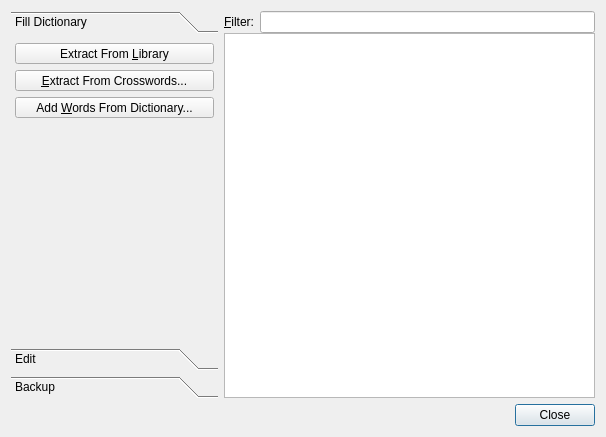
<?xml version="1.0" encoding="UTF-8"?>
<ui version="4.0">
 <class>dictionaries</class>
 <widget class="QDialog" name="dictionaries">
  <property name="geometry">
   <rect>
    <x>0</x>
    <y>0</y>
    <width>606</width>
    <height>437</height>
   </rect>
  </property>
  <property name="sizePolicy">
   <sizepolicy hsizetype="Minimum" vsizetype="Preferred">
    <horstretch>0</horstretch>
    <verstretch>0</verstretch>
   </sizepolicy>
  </property>
  <property name="windowTitle">
   <string>Dictionary</string>
  </property>
  <layout class="QVBoxLayout" name="verticalLayout_4">
   <item>
    <layout class="QHBoxLayout" name="horizontalLayout">
     <item>
      <widget class="QToolBox" name="toolBox">
       <property name="sizePolicy">
        <sizepolicy hsizetype="Maximum" vsizetype="Minimum">
         <horstretch>0</horstretch>
         <verstretch>0</verstretch>
        </sizepolicy>
       </property>
       <property name="minimumSize">
        <size>
         <width>207</width>
         <height>0</height>
        </size>
       </property>
       <property name="baseSize">
        <size>
         <width>0</width>
         <height>0</height>
        </size>
       </property>
       <property name="autoFillBackground">
        <bool>false</bool>
       </property>
       <property name="frameShape">
        <enum>QFrame::NoFrame</enum>
       </property>
       <property name="frameShadow">
        <enum>QFrame::Plain</enum>
       </property>
       <property name="currentIndex">
        <number>0</number>
       </property>
       <property name="tabSpacing">
        <number>-1</number>
       </property>
       <widget class="QWidget" name="page">
        <property name="geometry">
         <rect>
          <x>0</x>
          <y>0</y>
          <width>220</width>
          <height>294</height>
         </rect>
        </property>
        <attribute name="label">
         <string>Fill Dictionary</string>
        </attribute>
        <layout class="QVBoxLayout" name="verticalLayout">
         <property name="margin">
          <number>4</number>
         </property>
         <item>
          <widget class="QToolButton" name="extractFromLibrary">
           <property name="sizePolicy">
            <sizepolicy hsizetype="Preferred" vsizetype="Fixed">
             <horstretch>0</horstretch>
             <verstretch>0</verstretch>
            </sizepolicy>
           </property>
           <property name="toolTip">
            <string>Extracts words with associated clues from crosswords in the library</string>
           </property>
           <property name="whatsThis">
            <string>Extracts words with associated clues from crosswords in the library.
This does the same as &quot;Extract From Crosswords...&quot; with all crossword files in the library.</string>
           </property>
           <property name="text">
            <string>Extract From &amp;Library</string>
           </property>
           <property name="icon">
            <iconset>
             <normaloff>:/newPrefix/icons/hi48-app-extract-from-library.png</normaloff>:/newPrefix/icons/hi48-app-extract-from-library.png</iconset>
           </property>
           <property name="iconSize">
            <size>
             <width>32</width>
             <height>32</height>
            </size>
           </property>
           <property name="toolButtonStyle">
            <enum>Qt::ToolButtonTextUnderIcon</enum>
           </property>
           <property name="arrowType">
            <enum>Qt::NoArrow</enum>
           </property>
          </widget>
         </item>
         <item>
          <widget class="QToolButton" name="extractFromCrosswords">
           <property name="sizePolicy">
            <sizepolicy hsizetype="Preferred" vsizetype="Fixed">
             <horstretch>0</horstretch>
             <verstretch>0</verstretch>
            </sizepolicy>
           </property>
           <property name="toolTip">
            <string>Lets you choose crossword files to extracts words with associated clues from</string>
           </property>
           <property name="whatsThis">
            <string>Lets you choose crossword files to extracts words with associated clues from.
This does the same as &quot;Extract From Library&quot;, but you can select from which files words should be extracted.</string>
           </property>
           <property name="text">
            <string>&amp;Extract From Crosswords...</string>
           </property>
           <property name="icon">
            <iconset>
             <normaloff>:/newPrefix/icons/hi48-app-extract-from-crosswords.png</normaloff>:/newPrefix/icons/hi48-app-extract-from-crosswords.png</iconset>
           </property>
           <property name="iconSize">
            <size>
             <width>32</width>
             <height>32</height>
            </size>
           </property>
           <property name="toolButtonStyle">
            <enum>Qt::ToolButtonTextUnderIcon</enum>
           </property>
           <property name="arrowType">
            <enum>Qt::NoArrow</enum>
           </property>
          </widget>
         </item>
         <item>
          <widget class="QToolButton" name="addWordsFromDictionary">
           <property name="sizePolicy">
            <sizepolicy hsizetype="Preferred" vsizetype="Fixed">
             <horstretch>0</horstretch>
             <verstretch>0</verstretch>
            </sizepolicy>
           </property>
           <property name="toolTip">
            <string>Extracts words from plain text dictionary files</string>
           </property>
           <property name="whatsThis">
            <string>&lt;!DOCTYPE HTML PUBLIC &quot;-//W3C//DTD HTML 4.0//EN&quot; &quot;http://www.w3.org/TR/REC-html40/strict.dtd&quot;&gt;
&lt;html&gt;&lt;head&gt;&lt;meta name=&quot;qrichtext&quot; content=&quot;1&quot; /&gt;&lt;style type=&quot;text/css&quot;&gt;
p, li { white-space: pre-wrap; }
&lt;/style&gt;&lt;/head&gt;&lt;body style=&quot; font-family:'FreeSans'; font-size:10pt; font-weight:400; font-style:normal;&quot;&gt;
&lt;p style=&quot; margin-top:0px; margin-bottom:0px; margin-left:0px; margin-right:0px; -qt-block-indent:0; text-indent:0px;&quot;&gt;Imports words from a plain text dictionary (eg. in /usr/dict/ or /usr/share/dict/). A dictionary for crosswords is available from &lt;a href=&quot;http://www.quinapalus.com/xwfaq.html&quot;&gt;&lt;span style=&quot; text-decoration: underline; color:#0057ae;&quot;&gt;http://www.quinapalus.com/xwfaq.html&lt;/span&gt;&lt;/a&gt; (UKACD).&lt;/p&gt;
&lt;p style=&quot; margin-top:0px; margin-bottom:0px; margin-left:0px; margin-right:0px; -qt-block-indent:0; text-indent:0px;&quot;&gt;The dictionary file must be a plain text file with one word per line.&lt;/p&gt;&lt;/body&gt;&lt;/html&gt;</string>
           </property>
           <property name="text">
            <string>Add &amp;Words From Dictionary...</string>
           </property>
           <property name="iconSize">
            <size>
             <width>32</width>
             <height>32</height>
            </size>
           </property>
           <property name="toolButtonStyle">
            <enum>Qt::ToolButtonTextUnderIcon</enum>
           </property>
           <property name="arrowType">
            <enum>Qt::NoArrow</enum>
           </property>
          </widget>
         </item>
         <item>
          <spacer name="verticalSpacer">
           <property name="orientation">
            <enum>Qt::Vertical</enum>
           </property>
           <property name="sizeHint" stdset="0">
            <size>
             <width>20</width>
             <height>0</height>
            </size>
           </property>
          </spacer>
         </item>
        </layout>
       </widget>
       <widget class="QWidget" name="page_3">
        <property name="geometry">
         <rect>
          <x>0</x>
          <y>0</y>
          <width>207</width>
          <height>294</height>
         </rect>
        </property>
        <attribute name="label">
         <string>Edit</string>
        </attribute>
        <layout class="QVBoxLayout" name="verticalLayout_3">
         <item>
          <widget class="QToolButton" name="addEntry">
           <property name="sizePolicy">
            <sizepolicy hsizetype="Preferred" vsizetype="Fixed">
             <horstretch>0</horstretch>
             <verstretch>0</verstretch>
            </sizepolicy>
           </property>
           <property name="toolTip">
            <string>Adds an entry to the dictionary</string>
           </property>
           <property name="text">
            <string>&amp;Add Entry</string>
           </property>
           <property name="iconSize">
            <size>
             <width>32</width>
             <height>32</height>
            </size>
           </property>
           <property name="toolButtonStyle">
            <enum>Qt::ToolButtonTextUnderIcon</enum>
           </property>
           <property name="arrowType">
            <enum>Qt::NoArrow</enum>
           </property>
          </widget>
         </item>
         <item>
          <widget class="QToolButton" name="removeEntries">
           <property name="sizePolicy">
            <sizepolicy hsizetype="Preferred" vsizetype="Fixed">
             <horstretch>0</horstretch>
             <verstretch>0</verstretch>
            </sizepolicy>
           </property>
           <property name="toolTip">
            <string>Removes the selected entries from the dictionary</string>
           </property>
           <property name="text">
            <string>&amp;Remove Selected</string>
           </property>
           <property name="iconSize">
            <size>
             <width>32</width>
             <height>32</height>
            </size>
           </property>
           <property name="toolButtonStyle">
            <enum>Qt::ToolButtonTextUnderIcon</enum>
           </property>
           <property name="arrowType">
            <enum>Qt::NoArrow</enum>
           </property>
          </widget>
         </item>
         <item>
          <widget class="Line" name="line">
           <property name="orientation">
            <enum>Qt::Horizontal</enum>
           </property>
          </widget>
         </item>
         <item>
          <widget class="QToolButton" name="clear">
           <property name="sizePolicy">
            <sizepolicy hsizetype="Preferred" vsizetype="Fixed">
             <horstretch>0</horstretch>
             <verstretch>0</verstretch>
            </sizepolicy>
           </property>
           <property name="toolTip">
            <string>Clears the dictionary</string>
           </property>
           <property name="text">
            <string>&amp;Clear Dictionary</string>
           </property>
           <property name="iconSize">
            <size>
             <width>32</width>
             <height>32</height>
            </size>
           </property>
           <property name="toolButtonStyle">
            <enum>Qt::ToolButtonTextUnderIcon</enum>
           </property>
           <property name="arrowType">
            <enum>Qt::NoArrow</enum>
           </property>
          </widget>
         </item>
         <item>
          <spacer name="verticalSpacer_3">
           <property name="orientation">
            <enum>Qt::Vertical</enum>
           </property>
           <property name="sizeHint" stdset="0">
            <size>
             <width>20</width>
             <height>0</height>
            </size>
           </property>
          </spacer>
         </item>
        </layout>
       </widget>
       <widget class="QWidget" name="page_2">
        <property name="geometry">
         <rect>
          <x>0</x>
          <y>0</y>
          <width>207</width>
          <height>294</height>
         </rect>
        </property>
        <attribute name="label">
         <string>Backup</string>
        </attribute>
        <layout class="QVBoxLayout" name="verticalLayout_2">
         <item>
          <widget class="QToolButton" name="importFromCSV">
           <property name="sizePolicy">
            <sizepolicy hsizetype="Preferred" vsizetype="Fixed">
             <horstretch>0</horstretch>
             <verstretch>0</verstretch>
            </sizepolicy>
           </property>
           <property name="toolTip">
            <string>Imports entries from a comma separated text file.</string>
           </property>
           <property name="whatsThis">
            <string>&lt;!DOCTYPE HTML PUBLIC &quot;-//W3C//DTD HTML 4.0//EN&quot; &quot;http://www.w3.org/TR/REC-html40/strict.dtd&quot;&gt;
&lt;html&gt;&lt;head&gt;&lt;meta name=&quot;qrichtext&quot; content=&quot;1&quot; /&gt;&lt;style type=&quot;text/css&quot;&gt;
p, li { white-space: pre-wrap; }
&lt;/style&gt;&lt;/head&gt;&lt;body style=&quot; font-family:'FreeSans'; font-size:10pt; font-weight:400; font-style:normal;&quot;&gt;
&lt;p style=&quot; margin-top:0px; margin-bottom:0px; margin-left:0px; margin-right:0px; -qt-block-indent:0; text-indent:0px;&quot;&gt;Imports entries from a comma separated text file.&lt;/p&gt;
&lt;p style=&quot; margin-top:0px; margin-bottom:0px; margin-left:0px; margin-right:0px; -qt-block-indent:0; text-indent:0px;&quot;&gt;You can use that to &lt;span style=&quot; font-weight:600;&quot;&gt;restore&lt;/span&gt; a previously created backup of your dictionary or to import dictionaries from others.&lt;/p&gt;&lt;/body&gt;&lt;/html&gt;</string>
           </property>
           <property name="text">
            <string>&amp;Import (CSV)...</string>
           </property>
           <property name="iconSize">
            <size>
             <width>32</width>
             <height>32</height>
            </size>
           </property>
           <property name="toolButtonStyle">
            <enum>Qt::ToolButtonTextUnderIcon</enum>
           </property>
           <property name="arrowType">
            <enum>Qt::NoArrow</enum>
           </property>
          </widget>
         </item>
         <item>
          <widget class="QToolButton" name="exportToCSV">
           <property name="sizePolicy">
            <sizepolicy hsizetype="Preferred" vsizetype="Fixed">
             <horstretch>0</horstretch>
             <verstretch>0</verstretch>
            </sizepolicy>
           </property>
           <property name="toolTip">
            <string>Exports the whole dictionary to a comma separated text file.</string>
           </property>
           <property name="whatsThis">
            <string>&lt;!DOCTYPE HTML PUBLIC &quot;-//W3C//DTD HTML 4.0//EN&quot; &quot;http://www.w3.org/TR/REC-html40/strict.dtd&quot;&gt;
&lt;html&gt;&lt;head&gt;&lt;meta name=&quot;qrichtext&quot; content=&quot;1&quot; /&gt;&lt;style type=&quot;text/css&quot;&gt;
p, li { white-space: pre-wrap; }
&lt;/style&gt;&lt;/head&gt;&lt;body style=&quot; font-family:'FreeSans'; font-size:10pt; font-weight:400; font-style:normal;&quot;&gt;
&lt;p style=&quot; margin-top:0px; margin-bottom:0px; margin-left:0px; margin-right:0px; -qt-block-indent:0; text-indent:0px;&quot;&gt;Exports the whole dictionary to a comma separated text file.&lt;/p&gt;
&lt;p style=&quot; margin-top:0px; margin-bottom:0px; margin-left:0px; margin-right:0px; -qt-block-indent:0; text-indent:0px;&quot;&gt;You can use that to create a &lt;span style=&quot; font-weight:600;&quot;&gt;backup&lt;/span&gt; of your dictionary or to &lt;span style=&quot; font-weight:600;&quot;&gt;share&lt;/span&gt; your dictionary with others.&lt;/p&gt;
&lt;p style=&quot; margin-top:0px; margin-bottom:0px; margin-left:0px; margin-right:0px; -qt-block-indent:0; text-indent:0px;&quot;&gt;It is also possible to open that file in a spread sheet application.&lt;/p&gt;&lt;/body&gt;&lt;/html&gt;</string>
           </property>
           <property name="text">
            <string>&amp;Export (CSV)...</string>
           </property>
           <property name="iconSize">
            <size>
             <width>32</width>
             <height>32</height>
            </size>
           </property>
           <property name="toolButtonStyle">
            <enum>Qt::ToolButtonTextUnderIcon</enum>
           </property>
           <property name="arrowType">
            <enum>Qt::NoArrow</enum>
           </property>
          </widget>
         </item>
         <item>
          <spacer name="verticalSpacer_2">
           <property name="orientation">
            <enum>Qt::Vertical</enum>
           </property>
           <property name="sizeHint" stdset="0">
            <size>
             <width>20</width>
             <height>0</height>
            </size>
           </property>
          </spacer>
         </item>
        </layout>
       </widget>
      </widget>
     </item>
     <item>
      <layout class="QGridLayout" name="gridLayout_3">
       <property name="sizeConstraint">
        <enum>QLayout::SetDefaultConstraint</enum>
       </property>
       <property name="verticalSpacing">
        <number>0</number>
       </property>
       <property name="leftMargin">
        <number>0</number>
       </property>
       <item row="0" column="0">
        <widget class="QLabel" name="lblFilter">
         <property name="text">
          <string>&amp;Filter:</string>
         </property>
         <property name="alignment">
          <set>Qt::AlignRight|Qt::AlignTrailing|Qt::AlignVCenter</set>
         </property>
         <property name="buddy">
          <cstring>filter</cstring>
         </property>
        </widget>
       </item>
       <item row="0" column="1">
        <widget class="QLineEdit" name="filter">
         <property name="inputMask">
          <string/>
         </property>
         <property name="maxLength">
          <number>256</number>
         </property>
         <property name="frame">
          <bool>true</bool>
         </property>
         <property name="clearButtonEnabled" stdset="0">
          <bool>true</bool>
         </property>
        </widget>
       </item>
       <item row="1" column="0" colspan="2">
        <widget class="QTableView" name="tableDictionary">
         <property name="sizePolicy">
          <sizepolicy hsizetype="Expanding" vsizetype="Expanding">
           <horstretch>0</horstretch>
           <verstretch>0</verstretch>
          </sizepolicy>
         </property>
         <property name="minimumSize">
          <size>
           <width>325</width>
           <height>0</height>
          </size>
         </property>
         <property name="whatsThis">
          <string>&lt;!DOCTYPE HTML PUBLIC &quot;-//W3C//DTD HTML 4.0//EN&quot; &quot;http://www.w3.org/TR/REC-html40/strict.dtd&quot;&gt;
&lt;html&gt;&lt;head&gt;&lt;meta name=&quot;qrichtext&quot; content=&quot;1&quot; /&gt;&lt;style type=&quot;text/css&quot;&gt;
p, li { white-space: pre-wrap; }
&lt;/style&gt;&lt;/head&gt;&lt;body style=&quot; font-family:'FreeSans'; font-size:10pt; font-weight:400; font-style:normal;&quot;&gt;
&lt;p style=&quot; margin-top:0px; margin-bottom:0px; margin-left:0px; margin-right:0px; -qt-block-indent:0; text-indent:0px;&quot;&gt;This view contains all entries in the dictionary. &lt;/p&gt;
&lt;p style=&quot; margin-top:0px; margin-bottom:0px; margin-left:0px; margin-right:0px; -qt-block-indent:0; text-indent:0px;&quot;&gt;You can &lt;span style=&quot; font-weight:600;&quot;&gt;edit&lt;/span&gt; each entry.&lt;/p&gt;
&lt;p style=&quot; margin-top:0px; margin-bottom:0px; margin-left:0px; margin-right:0px; -qt-block-indent:0; text-indent:0px;&quot;&gt;To &lt;span style=&quot; font-weight:600;&quot;&gt;find entries&lt;/span&gt; in the possibly huge list you can enter a substring of the answer word into the edit line above.&lt;/p&gt;&lt;/body&gt;&lt;/html&gt;</string>
         </property>
         <property name="alternatingRowColors">
          <bool>true</bool>
         </property>
         <property name="selectionBehavior">
          <enum>QAbstractItemView::SelectRows</enum>
         </property>
         <property name="gridStyle">
          <enum>Qt::NoPen</enum>
         </property>
         <property name="sortingEnabled">
          <bool>true</bool>
         </property>
         <attribute name="horizontalHeaderStretchLastSection">
          <bool>true</bool>
         </attribute>
         <attribute name="verticalHeaderVisible">
          <bool>false</bool>
         </attribute>
         <attribute name="verticalHeaderDefaultSectionSize">
          <number>20</number>
         </attribute>
         <attribute name="verticalHeaderMinimumSectionSize">
          <number>16</number>
         </attribute>
        </widget>
       </item>
      </layout>
     </item>
    </layout>
   </item>
   <item>
    <widget class="QDialogButtonBox" name="buttonBox">
     <property name="standardButtons">
      <set>QDialogButtonBox::Close</set>
     </property>
    </widget>
   </item>
  </layout>
 </widget>
 <customwidgets>
 </customwidgets>
 <resources/>
 <connections>
  <connection>
   <sender>buttonBox</sender>
   <signal>rejected()</signal>
   <receiver>dictionaries</receiver>
   <slot>reject()</slot>
   <hints>
    <hint type="sourcelabel">
     <x>548</x>
     <y>416</y>
    </hint>
    <hint type="destinationlabel">
     <x>136</x>
     <y>413</y>
    </hint>
   </hints>
  </connection>
 </connections>
</ui>
